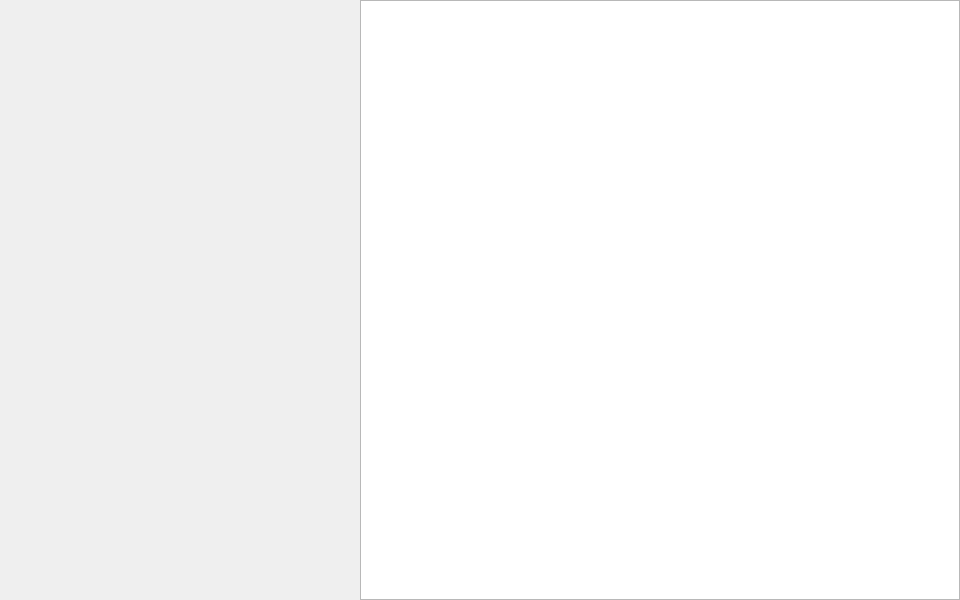
<?xml version="1.0" encoding="UTF-8"?>
<ui version="4.0">
 <class>MainWindow</class>
 <widget class="QMainWindow" name="MainWindow">
  <property name="geometry">
   <rect>
    <x>0</x>
    <y>0</y>
    <width>960</width>
    <height>600</height>
   </rect>
  </property>
  <property name="windowTitle">
   <string>MainWindow</string>
  </property>
  <property name="autoFillBackground">
   <bool>true</bool>
  </property>
  <widget class="QWidget" name="centralwidget">
   <widget class="QTableView" name="tableView">
    <property name="geometry">
     <rect>
      <x>360</x>
      <y>0</y>
      <width>600</width>
      <height>600</height>
     </rect>
    </property>
   </widget>
  </widget>
 </widget>
 <resources/>
 <connections/>
</ui>
